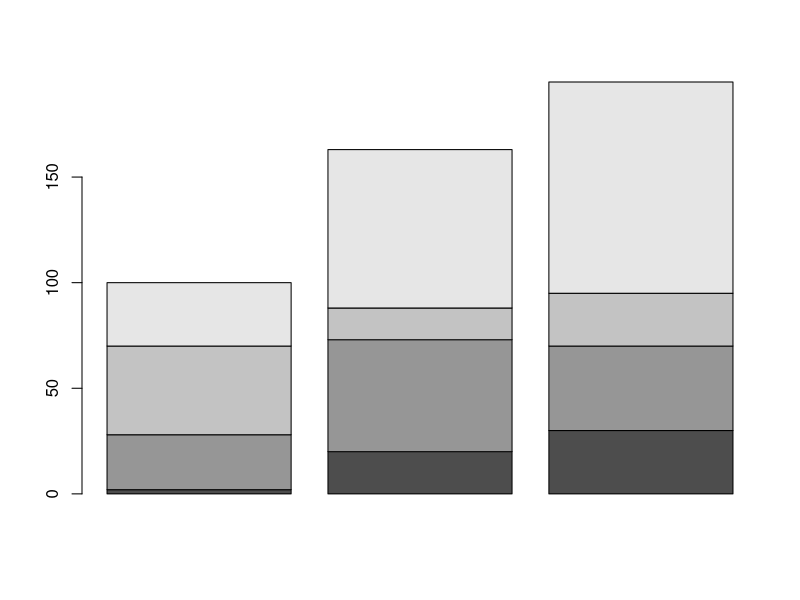
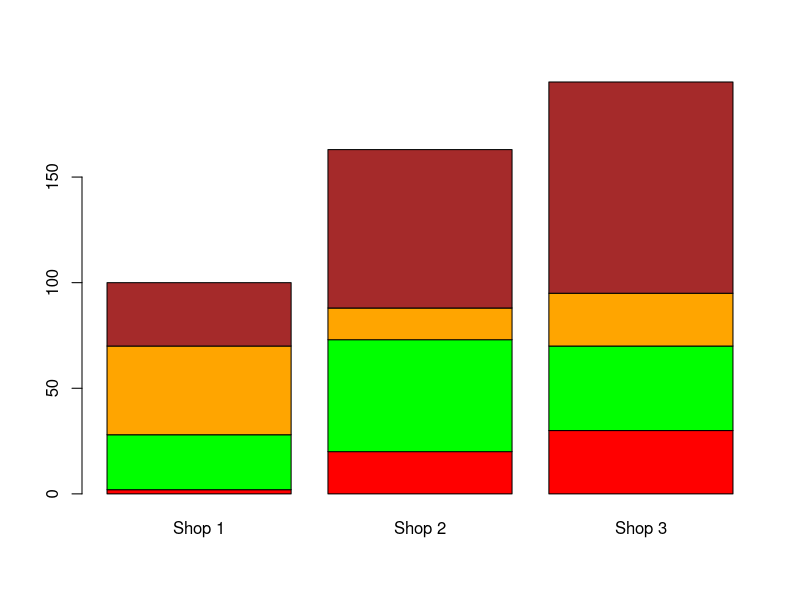
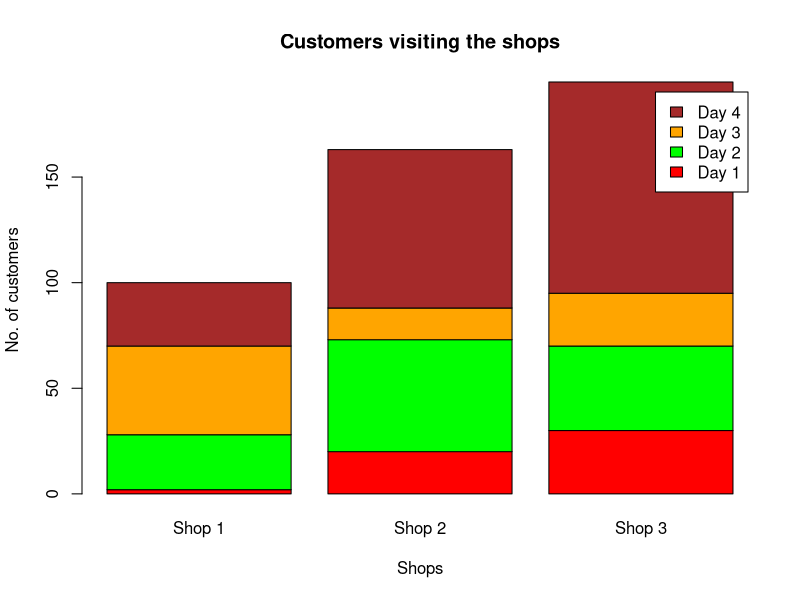
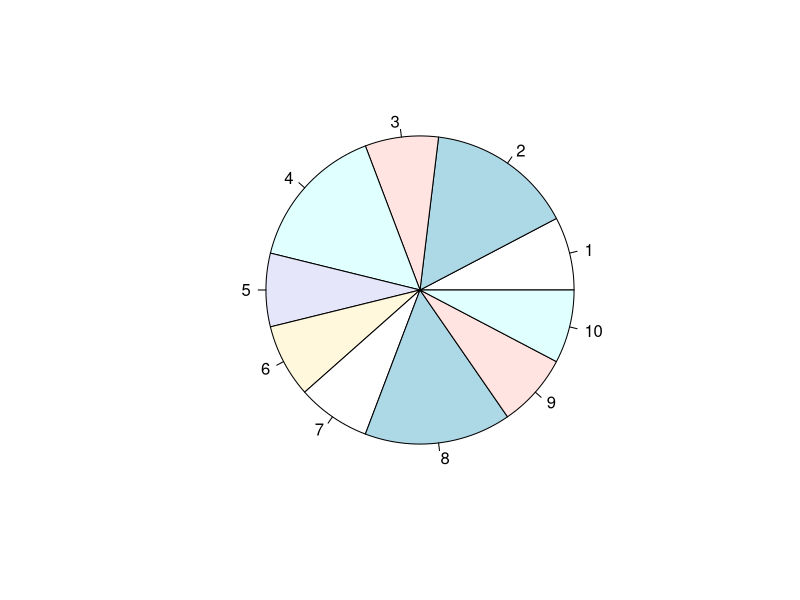
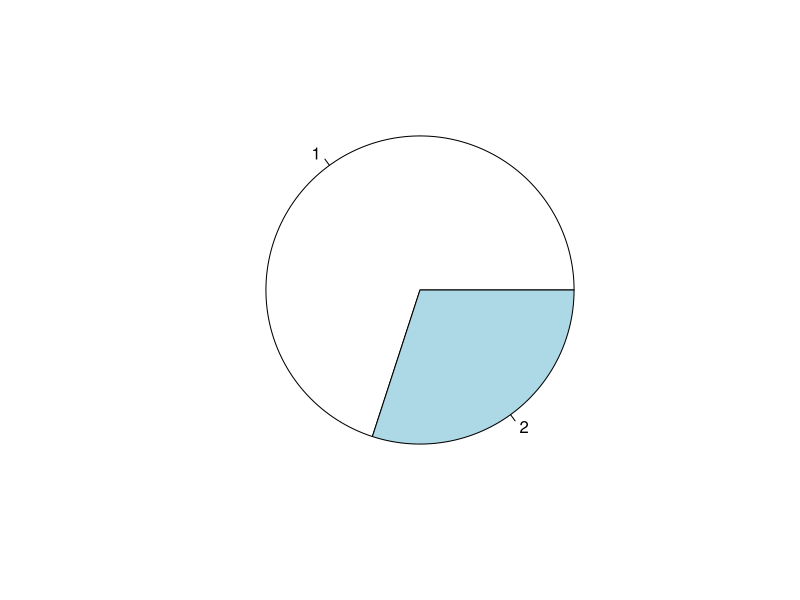
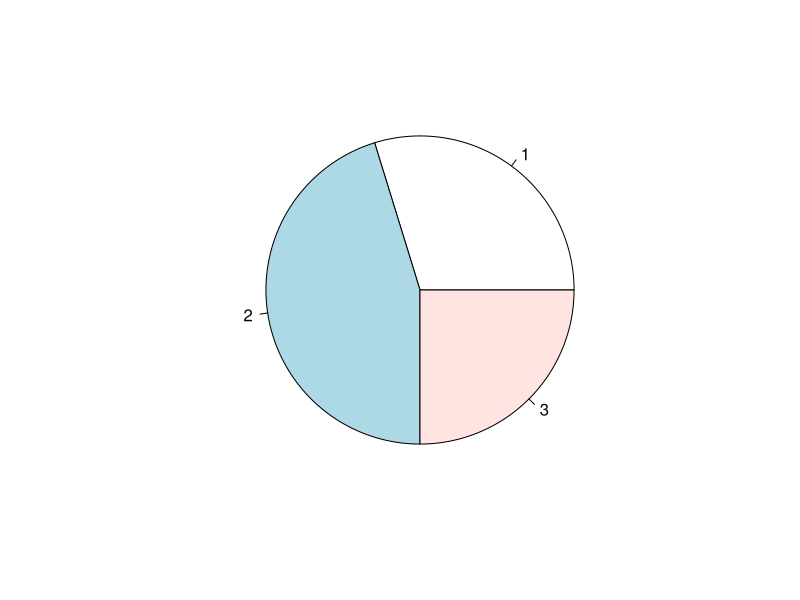
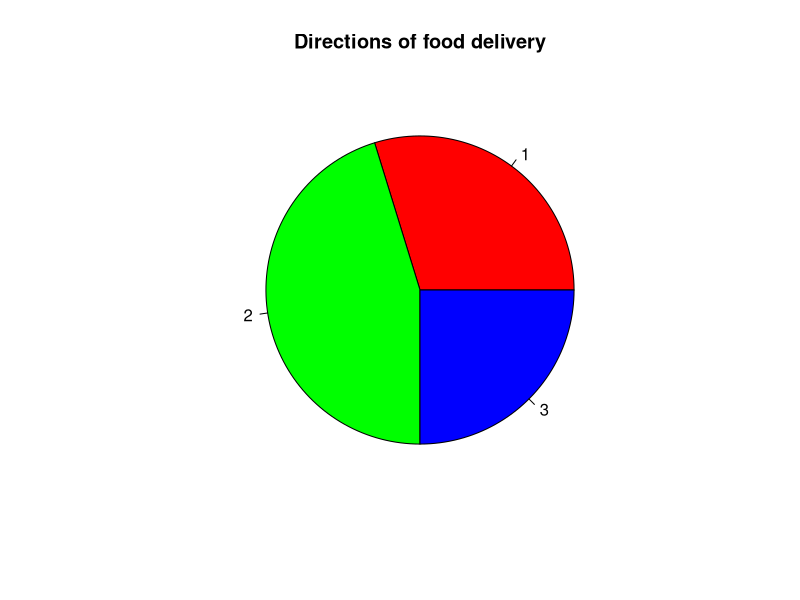
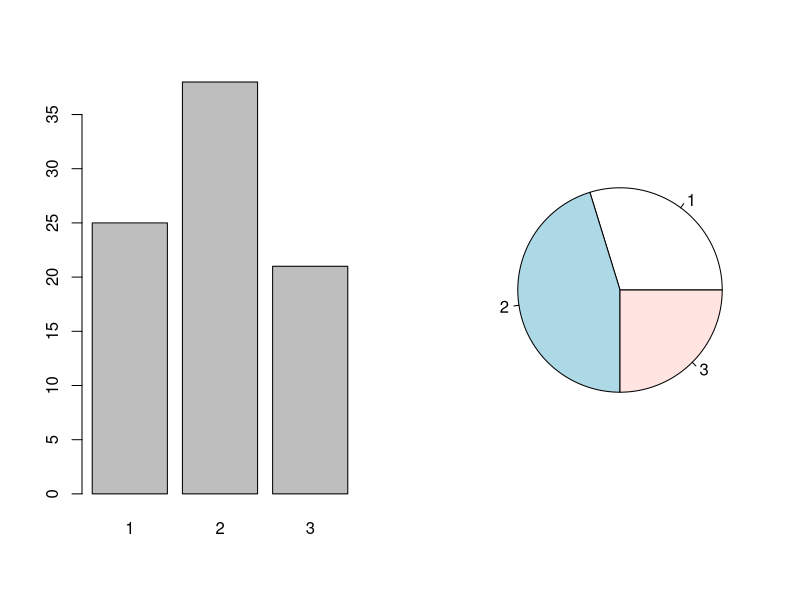

Generate these figures, in order, with R:
#Week 12: Subdivided Bar Plots, Pie Diagrams, Combining Graphics, Histograms, Bivariate and 3D Plots, Writing Programs

#SUBDIVIDED OR COMPONENT BAR DIAGRAM

#a subdivided (component) bar diagram divides the total magnitude of a variable into parts
#each bar is split into sections, the sections show the values in cumulative form
#Usage: barplot(variable in matrix format)
#each column of the matrix becomes one bar, the rows become the sections inside the bar

#number of customers visiting 3 shops during 10-11 AM on 4 consecutive days
#rows are days (Day 1 to Day 4), columns are shops (Shop 1 to Shop 3)
cust = matrix(nrow = 4, ncol = 3,
              data = c(2, 20, 30, 26, 53, 40, 42, 15, 25, 30, 75, 100),
              byrow = TRUE)
cust

#3 bars, one per shop, each bar is stacked over the 4 days
barplot(cust)
#height of the Shop 1 bar is 2+26+42+30 = 100, Shop 2 is 20+53+15+75 = 163, Shop 3 is 30+40+25+100 = 195

#adding labels and colours, one colour per section (day)
barplot(cust, names.arg = c("Shop 1", "Shop 2", "Shop 3"),
        col = c("red", "green", "orange", "brown"))

#naming the rows lets us put a legend for the days
rownames(cust) = c("Day 1", "Day 2", "Day 3", "Day 4")
colnames(cust) = c("Shop 1", "Shop 2", "Shop 3")
cust
barplot(cust, col = c("red", "green", "orange", "brown"),
        legend.text = rownames(cust),
        xlab = "Shops", ylab = "No. of customers",
        main = "Customers visiting the shops")

#PIE DIAGRAM

#pie charts show the absolute and relative frequencies of the categories
#the pie is a circle divided into segments, one segment per category
#the angle of each segment depends on the relative frequency, angle = relative frequency * 360 degrees
#Usage: pie(x, labels = names(x), ...)

#10 persons coded as 1 for male (M) and 2 for female (F)
#M, F, M, F, M, M, M, F, M, M
gender = c(1, 2, 1, 2, 1, 1, 1, 2, 1, 1)
gender

#pie on the raw data draws one segment per observation, usually not what we want
pie(gender)

#pie on the table draws one segment per category
pie(table(gender))

#pizza home delivery, 3 branches: East = 1, West = 2, Central = 3
direction = c(1,1,2,1,2,3,2,2,3,3,3,1,2,3,2,2,3,1,1,1,3,3,3,2,2,2,2,1,2,2,1,1,1,3,2,2,1,2,2,3,3,2,1,2,2,3,1,1,2,1,2,3,2,3,2,2,3,1,2,1,1,1,2,1,1,2,1,2,3,3,1,2,3,3,2,1,2,2,2,2,2,3,2,2)
table(direction)
pie(table(direction))

#adding colours with col and a title with main
pie(table(direction), col = c("red", "green", "blue"),
    main = "Directions of food delivery")

#COMBINING GRAPHICS

#par() sets the graphical parameters, mfrow puts multiple graphs in a single plot
#Usage: par(mfrow = c(p, q)) divides the plotting area into a p*q array (p rows, q columns)

#plotting area as a 1*2 array, bar plot and pie chart side by side
par(mfrow = c(1, 2))
barplot(table(direction))
pie(table(direction))

#plotting area as a 2*1 array, one below the other
par(mfrow = c(2, 1))
barplot(table(direction))
pie(table(direction))

#go back to one plot per window
par(mfrow = c(1, 1))

#HISTOGRAM

#a histogram categorizes continuous data into groups and draws a bar for each group
#area of the bar (height * width) is proportional to the frequency or relative frequency
#so the widths of the bars need not be the same
#Usage: hist(x) shows absolute frequencies
#Usage: hist(x, freq = F) shows relative frequencies (density)
#Usage: hist(x, main, col, xlab, xlim, ylim)

#x is a numeric vector, main is the title, col is the colour of the bars
#xlab is the label of the x axis, xlim and ylim are the ranges of the x and y axes
#help("hist") lists all the arguments

#heights of 50 persons in cm
height = c(166,125,130,142,147,159,159,147,165,156,149,164,137,166,135,142,133,136,127,143,165,121,142,148,158,146,154,157,124,125,158,159,164,143,154,152,141,164,131,152,152,161,143,143,139,131,125,145,140,163)
length(height)

hist(height)

#relative frequencies
hist(height, freq = F)

#adding colour, title and axis labels
hist(height, main = "Heights of persons", col = "green",
     xlab = "Heights", ylab = "Number of Persons")

#density is the number of shading lines per inch, non-positive values stop the shading lines
hist(height, main = "Heights of persons", col = "red",
     xlab = "Heights", ylab = "Number of Persons", density = 2)

#increasing the density
hist(height, main = "Heights of persons", col = "red",
     xlab = "Heights", ylab = "Number of Persons", density = 8)

#angle is the slope of the shading lines in degrees (counter-clockwise)
hist(height, main = "Heights of persons", col = "red",
     xlab = "Heights", ylab = "Number of Persons", density = 8, angle = 100)

#BIVARIATE PLOTS: ASSOCIATION OF TWO VARIABLES

#examples of association: hours of study and marks, temperature and power consumption, height and weight of children
#graphical procedures: two dimensional plots, three dimensional plots
#quantitative procedures: correlation coefficients, contingency tables, chi-square statistic, regression

#a scatter plot plots the paired observations (x1,y1), (x2,y2), ..., (xn,yn) in a single graph
#it shows the nature (linear or nonlinear), direction (positive or negative) and strength of the relationship

#SCATTER PLOT WITH plot(x, y)

#Usage: plot(x, y)
#Usage: plot(x, y, type)
#x and y are two data vectors of the same length
#type "p" points, "l" lines, "b" both points and lines, "c" the lines part alone of "b"
#type "o" both overplotted, "s" stair steps, "h" histogram like (high-density) vertical lines
#other options: main (title), sub (subtitle), xlab, ylab, asp (the y/x aspect ratio)
#help("plot") has more details

#marks obtained by 20 students out of 500 and the number of hours studied per week
marks = c(337,316,327,340,374,330,352,353,370,380,384,398,413,428,430,438,439,479,460,450)
hours = c(23,25,26,27,30,26,29,32,33,34,35,38,39,42,43,44,45,46,44,41)
length(marks)
length(hours)

#marks tend to increase as the number of hours increases
plot(hours, marks)

#different types of plot
plot(hours, marks, "l")  #lines
plot(hours, marks, "b")  #both points and lines
plot(hours, marks, "o")  #both, overplotted
plot(hours, marks, "h")  #histogram like vertical lines
plot(hours, marks, "s")  #stair steps

#adding a title and axis labels
plot(hours, marks, xlab = "Number of weekly hours", ylab = "Marks obtained",
     main = "Marks obtained versus Number of hours per week")

#MATRIX SCATTER PLOT

#pairs() creates a matrix of scatter plots, one for each pair of variables
pairs(cbind(hours, marks))

#adding labels and colour
pairs(cbind(hours, marks), labels = c("Study hours", "Marks obtained"), col = "red")

#SCATTER PLOT WITH A SMOOTH CURVE

#scatter.smooth draws the scatter plot and adds a smooth curve showing the trend of the relationship
#it is based on LOESS, a locally weighted scatterplot smoothing method
#LOESS fits local polynomial regression, a polynomial surface is determined by one or more numerical predictors using local fitting
#Usage: scatter.smooth(x, y = NULL, span = 2/3, degree = 1, family = c("symmetric", "gaussian"), xlab = NULL, ylab = NULL, ylim = ...)

#span is the smoothness parameter for LOESS, degree is the degree of the local polynomial
#family "symmetric" uses a re-descending M estimator, "gaussian" uses least squares fitting
#help("scatter.smooth") has more details
scatter.smooth(hours, marks)

#more options for the curve through lpars
scatter.smooth(hours, marks, lpars = list(col = "red", lwd = 3, lty = 3))

#THREE DIMENSIONAL SCATTER PLOT

#scatterplot3d plots a three dimensional point cloud of the data in x, y and z
#needs the package scatterplot3d, install once, then load with library each session
#install.packages("scatterplot3d")
library(scatterplot3d)

#Usage: scatterplot3d(x, y, z)

#height (cm), weight (kg) and age (years) of 5 persons
height3 = c(100, 125, 145, 160, 170)
weight3 = c(30, 35, 50, 65, 70)
age3 = c(10, 15, 20, 30, 35)

scatterplot3d(height3, weight3, age3)

#angle changes the direction of the figure
scatterplot3d(height3, weight3, age3, angle = 120)

#color changes the colour of the points
scatterplot3d(height3, weight3, age3, color = "red")

#MORE GRAPHICS FUNCTIONS

#contour() for contour lines
#dotchart() for dot charts (replacement for bar charts)
#image() for pictures with colours
#mosaicplot() for mosaic plots of categorical variables (contingency tables)
#persp() for perspective surfaces over the x-y plane (third dimension is z)

#PERSPECTIVE PLOT

#plot of the surface z = 10*sin(r)/r where r = sqrt(x^2 + y^2)
x = seq(-10, 10, length = 30)
y = x
f = function(x, y) {
  r = sqrt(x^2 + y^2)
  10 * sin(r)/r
}
z = outer(x, y, f)  #value of f for every combination of x and y
z[is.na(z)] = 1     #at x = y = 0 the value is 0/0 = NaN, replace it by 1
op = par(bg = "white")

#theta and phi are the viewing angles, expand is the expansion factor for the z axis
persp(x, y, z, theta = 30, phi = 30, expand = 0.5, col = "lightblue")

#ltheta is the direction of the light source, shade is the shading of the surface
#ticktype = "detailed" shows tick marks and values on the axes
persp(x, y, z, theta = 30, phi = 30, expand = 0.5, col = "lightblue",
      ltheta = 120, shade = 0.75, ticktype = "detailed",
      xlab = "X", ylab = "Y", zlab = "Sinc( r )")

#SOME EXAMPLES OF R PROGRAMMING

#STEPS TO WRITE A PROGRAM

#a program is a set of instructions or commands based on input variables
#they are given in a sequence of operations, the objective of the program is defined first
#R works like an interpreter between us and the computer
#we say something in R's language, R translates it to the computer, the computer does the task
#and R translates the result back to us

#1. identify the objective, i.e., what we want to obtain as an outcome
#2. identify the input and output variables
#3. identify the nature of the variables, i.e., numeric, string, factor, matrix etc.
#4. write the program in R as a function using function()

#input and output variables can be a single value, a vector, a matrix or even a function
#the input variables are the arguments of function()
#the output can be formatted as per the need, for example with cat()

#TIPS
#loops usually slow down the program, better to use vectors and matrices where possible
#use variable names which are easy to understand
#use the symbol # to write comments
#do not forget to initialize the variables

#EXAMPLE 1

#for two data vectors x = (x1, ..., xn) and y = (y1, ..., yn) compute
#g = sum(x^2)/sum(y^2)
#h = sum((x/y)^2)

#input variables: x, y (and n, the number of observations, found from length(x))
#output variables: g and h
#we need summation, so use the sum function

#remove all objects
rm(list = ls())

#++++++START OF FUNCTION++++++++
example1 = function(x, y) {
  #computation of the number of observations
  n = length(x)

  #initialize the vectors to store the squared values
  x1 = 0
  y1 = 0
  z1 = 0

  #start of loop
  for (i in 1:n) {
    x1[i] = x[i]^2
    y1[i] = y[i]^2
    z1[i] = (x[i]/y[i])^2
  }
  #end of loop

  #sums of the squared quantities
  sum_square_x = sum(x1)
  sum_square_y = sum(y1)
  sum_square_z = sum(z1)

  #computation of g and h
  g = sum_square_x/sum_square_y
  h = sum_square_z

  #format the output
  cat("The value of g and h are", g, "and", h, "respectively", "\n")
}
#++++++END OF FUNCTION++++++++

#run the function for different data
x = c(10, 20, 30)
y = c(1, 2, 3)
example1(x, y)  #g = 100 and h = 300

x = c(67, 87, 26, 85, 6, 45)
y = c(54, 64, 22, 94, 20, 88)
example1(x, y)  #g = 0.8996568 and h = 5.953203

#just by changing the values of x and y we get different outcomes

#the same thing without a loop, using vectors (faster)
example1_vec = function(x, y) {
  g = sum(x^2)/sum(y^2)
  h = sum((x/y)^2)
  cat("The value of g and h are", g, "and", h, "respectively", "\n")
}
example1_vec(c(10, 20, 30), c(1, 2, 3))
